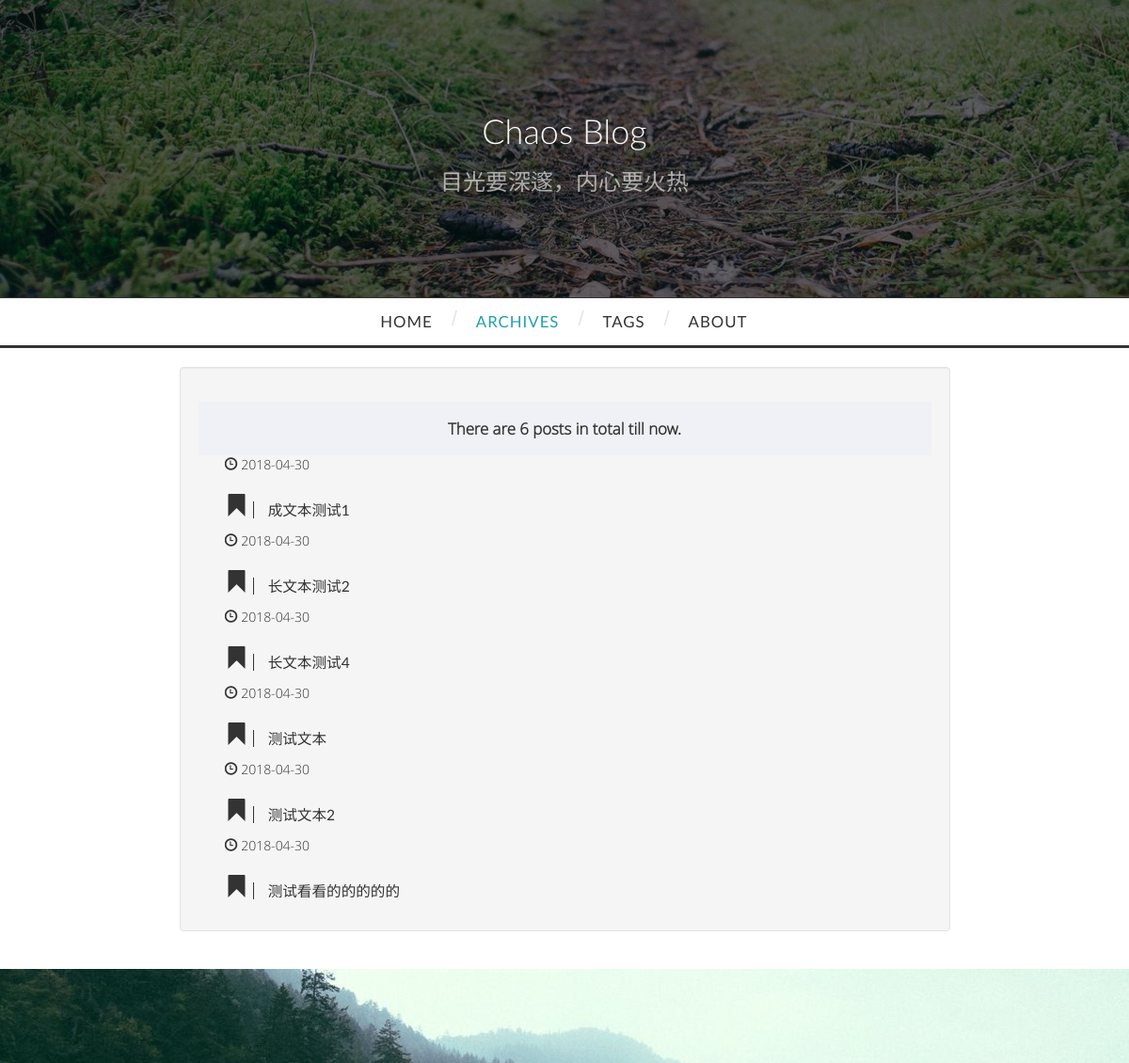
Before: /archives with the older database file.
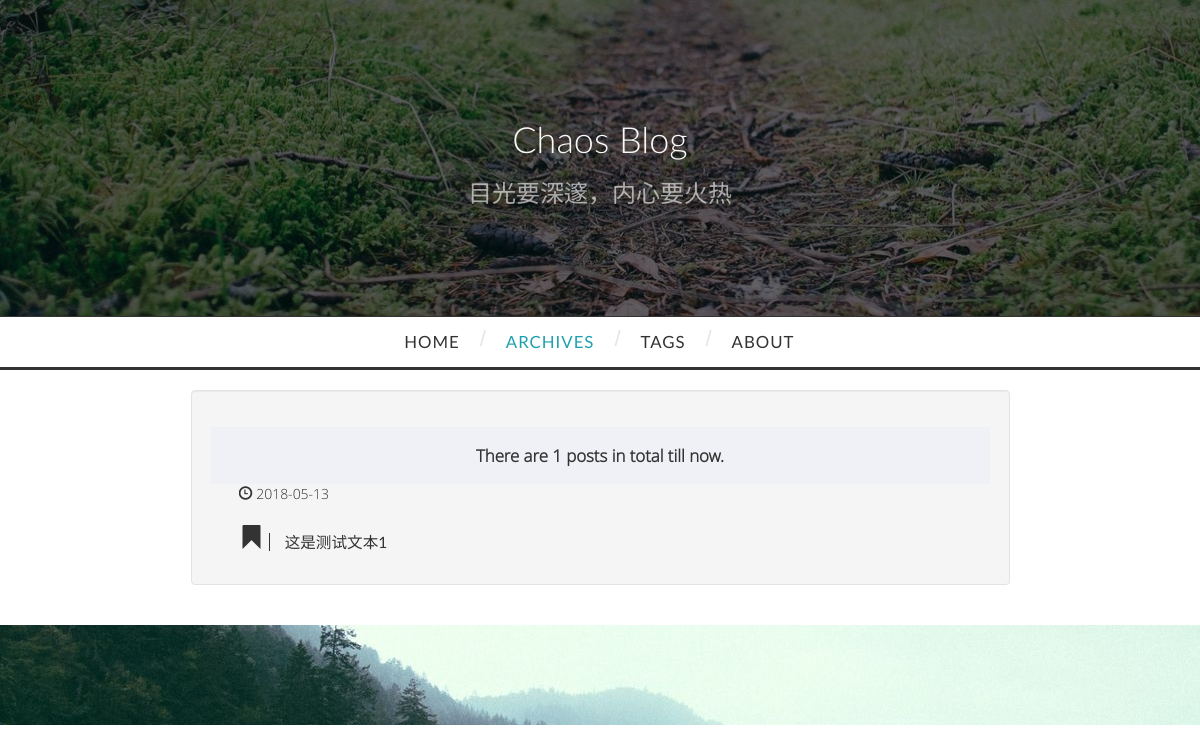
After: the same page with the newer database file.
### models/topic.py (models this page shows, shortened)
class Topics(db.Model):
	__tablename__ = 'topics'
	title = db.Column(db.String(50))
	id = db.Column(db.Integer, primary_key=True)
	content = db.Column(db.Text)
	author_id = db.Column(db.Integer)
	tag_id = db.Column(db.Integer, db.ForeignKey('tags.id'))
	pic_url = db.Column(db.String(200))
	createTime = db.Column(db.DateTime)
	def __init__(self):
		self.createTime = datetime.datetime.now()
		self.author_id = '1'

### view_fun/index.py (the view)
@index_blueprint.route('/archives',methods=['GET'])
def archives():
	topic = Topics()
	topicList = topic.query.order_by('createTime').all()
	return render_template('index/archives.html', topicList=topicList)

### app.py (called while the page is built)
def createApp():
	app = Flask(__name__)
	sysstr = platform.system()
	if sysstr == 'Linux':
		app.config.from_object(ProdConfig)
	else:
		app.config.from_object(DevConfig)
	Bootstrap(app)
	db.init_app(app)
	login_opt.init_app(app)
	app.register_blueprint(index)
	app.register_blueprint(admin)
	@app.before_request
	def create_data():
		db.create_all()
	if not app.debug:
		import logging
		from logging.handlers import RotatingFileHandler
		fileHandler = RotatingFileHandler('logfile/Myblog.log', mode='a', maxBytes=1*1024*1024, backupCount=10)
		formatStr = '%(asctime)s %(levelname)s: %(message)s [%(pathname)s:%(lineno)d]'
		logFormate = logging.Formatter(formatStr)
		fileHandler.setFormatter(logFormate)
		app.logger.setLevel(logging.INFO)
		fileHandler.setLevel(logging.INFO)
		app.logger.addHandler(fileHandler)
		app.logger.info('Myblog startup')
	return app

### templates/index/archives.html (shortened to what this page needs)
{% extends "base.html" %}
{% block page_content %}
	{{ super() }}
<div class="container">
  <div class="row">
<section id="main">
  <div class="archives-tags-wrap well archives-wrap">
    <blockquote><span>There are {{ topicList|length }} posts in total till now.</span></blockquote>
		    <div class="archives">
          {% for i in topicList %}
		      <article class="archive-article archive-type-post">
            <div class="archive-article-inner">
               <header class="archive-article-header">
                <span class="glyphicon glyphicon-time"></span>
                <time datetime="{{i.createTime}}" itemprop="datePublished">{{i.createTime.strftime('%Y-%m-%d')}}</time>
                <h3 class="thumb" itemprop="name">
                <span class="glyphicon glyphicon-bookmark"></span>
                <a class="archive-article-title" href="{{url_for('index.detail', topicId=i.id)}}">{{i.title}}</a>
                </h3>
              </header>
             </div>
          </article>
          {% endfor %}
        </div>
    </div>
  </section>
</div>
</div>
{% endblock %}

Changed rows visible on the page:
removed Topics: createTime "2018-04-30", title "长文本测试2"
removed Topics: createTime "2018-04-30", title "长文本测试4"
removed Topics: createTime "2018-04-30", title "测试文本"
removed Topics: createTime "2018-04-30", title "测试文本2"
removed Topics: createTime "2018-04-30", title "测试看看的的的的的"
changed Topics: createTime "2018-04-30" → "2018-05-13"; title "成文本测试1" → "这是测试文本1"
Other visible differences:
{{ topicList|length }}: "6" → "1"
